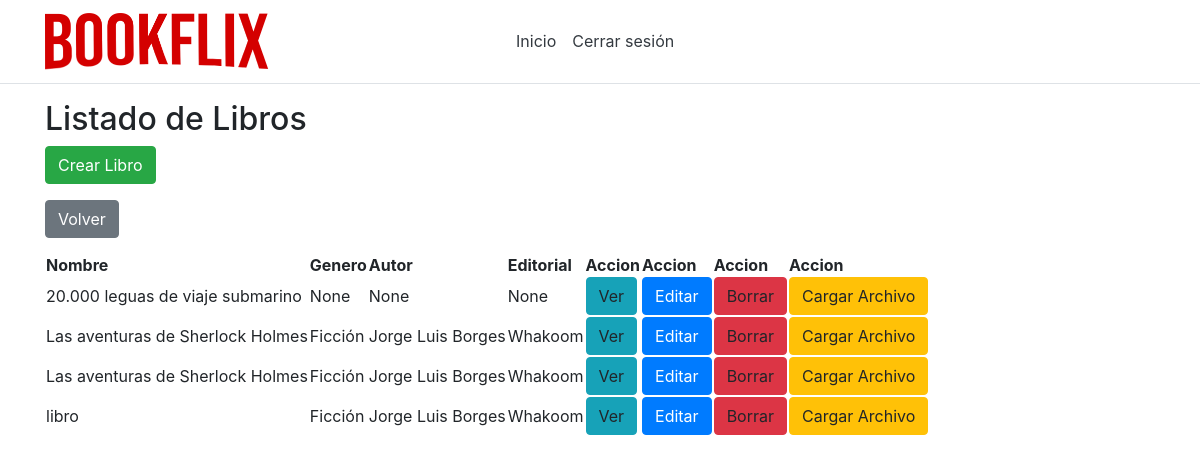
The page /listBooks/ (signed in) on the database its author committed.
### app/models.py (models this page shows, shortened)
class Libro(models.Model):
    id = models.AutoField(primary_key=True)
    nombre = models.CharField(max_length=50)
    isbn = models.IntegerField()
    idAutor = models.ForeignKey(Autor,on_delete=models.CASCADE,null=True)
    idGenero = models.ForeignKey(Genero,on_delete=models.CASCADE,null=True)
    idEditorial = models.ForeignKey(Editorial,on_delete=models.CASCADE,null=True)
    descripcion = models.CharField(max_length=255)
    vistos = models.IntegerField(null=True, default=0)
    ultimoCapitulo = models.BooleanField(default=False)

class Genero(models.Model):
    id = models.AutoField(primary_key=True)
    nombre = models.CharField(max_length=50,unique=True)
    def __str__(self):
        return self.nombre

class Autor(models.Model):
    id = models.AutoField(primary_key=True)
    nombre = models.CharField(max_length=50,unique=True)
    def __str__(self):
        return self.nombre

class Editorial(models.Model):
    id = models.AutoField(primary_key=True)
    nombre = models.CharField(max_length=50,unique=True)
    def __str__(self):
        return self.nombre

### app/views.py (the view)
# urls.py: path('listBooks/', views.listBooks),
def listBooks(request):
    libros = Libro.objects.all()
    return render(request, "shared/listOfBooks.html", {'libros': libros})

### app/models.py (called while the page is built)
    @property
    def is_active(self):
        return self.active

    @property
    def is_superuser(self):
        return self.superuser

### app/templates/shared/listOfBooks.html (shortened to what this page needs)
{% extends 'default/layout.html' %}
{% block admin %}
<h2>Listado de Libros</h2>
{% if user.is_superuser == 1 %}
<form method="get" action="/createBook">
    <button class="btn btn-success" type="submit">Crear Libro</button>
  </form>
  {% endif %}
<form method="get" action="/inicio">
    <button class="btn btn-secondary" type="submit">Volver</button>
</form>
<table>
    <thead>
        <tr>
            <th>Nombre</th>
            <th>Genero</th>
            <th>Autor</th>
            <th>Editorial</th>
            <th>Accion</th>
            {% if user.is_superuser == 1 %}
            <th>Accion</th>
            <th>Accion</th>
            <th>Accion</th>
            {% endif %}
        </tr>
    </thead>
    <tbody>
        {% for libro in libros %}
        <tr>
            <td>{{ libro.nombre }}</td>
            <td>{{ libro.idGenero }}</td>
            <td>{{ libro.idAutor }}</td>
            <td>{{ libro.idEditorial }}</td>
            <td><a class="btn btn-info" role="button" >Ver</a></td>
            {% if user.is_superuser == 1 %}
            <td><a class="btn btn-primary" role="button" href="/editBook/{{ libro.id }}">Editar</a></td>
            <td><a class="btn btn-danger" role="button" >Borrar</a></td>
            <td><a class="btn btn-warning" role="button" >Cargar Archivo</a></td>
            {% endif %}
        </tr>
        {% endfor %}
    </tbody>
</table>
{% endblock %}

### rows shown on the page
Libro: nombre "20.000 leguas de viaje submarino", idGenero "None", idAutor "None", idEditorial "None"
Libro: nombre "Las aventuras de Sherlock Holmes", idGenero "Ficción", idAutor "Jorge Luis Borges", idEditorial "Whakoom"
Libro: nombre "Las aventuras de Sherlock Holmes", idGenero "Ficción", idAutor "Jorge Luis Borges", idEditorial "Whakoom"
Libro: nombre "libro", idGenero "Ficción", idAutor "Jorge Luis Borges", idEditorial "Whakoom"
